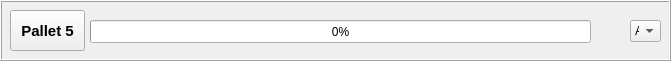
     <widget class="QFrame" name="frame_6">
      <property name="geometry">
       <rect>
        <x>10</x>
        <y>350</y>
        <width>671</width>
        <height>61</height>
       </rect>
      </property>
      <property name="frameShape">
       <enum>QFrame::Box</enum>
      </property>
      <property name="frameShadow">
       <enum>QFrame::Raised</enum>
      </property>
      <widget class="QProgressBar" name="prog5">
       <property name="geometry">
        <rect>
         <x>90</x>
         <y>20</y>
         <width>501</width>
         <height>23</height>
        </rect>
       </property>
       <property name="value">
        <number>0</number>
       </property>
      </widget>
      <widget class="QComboBox" name="pos5">
       <property name="geometry">
        <rect>
         <x>630</x>
         <y>20</y>
         <width>31</width>
         <height>22</height>
        </rect>
       </property>
       <item>
        <property name="text">
         <string>A</string>
        </property>
       </item>
       <item>
        <property name="text">
         <string>B</string>
        </property>
       </item>
      </widget>
      <widget class="QPushButton" name="pal_5">
       <property name="geometry">
        <rect>
         <x>10</x>
         <y>10</y>
         <width>75</width>
         <height>41</height>
        </rect>
       </property>
       <property name="font">
        <font>
         <pointsize>11</pointsize>
         <weight>75</weight>
         <bold>true</bold>
        </font>
       </property>
       <property name="text">
        <string>Pallet 5</string>
       </property>
       <attribute name="buttonGroup">
        <string notr="true">palbuttons</string>
       </attribute>
      </widget>
     </widget>
